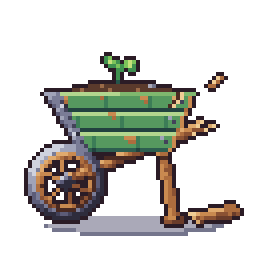
#> input picture aseprite-source/v3/items/batch1/broken-wheelbarrow.png, 64 x 64 px, found by its file name (shown 4 times larger); its folder holds only this picture in this run
$ python sheet.py out.png
#> lines starting #> are read from the running program, lines starting #| are printed output that depends on the picture
import sys,glob,os
from PIL import Image
d='/home/user/gnome-venture/aseprite-source/v3/items/batch1/'
names=sys.argv[2:] or sorted(os.path.basename(f)[:-4] for f in glob.glob(d+'*.png') if '_x' not in f)
cols=6; S=4; cw=64*S//2*2
rows=(len(names)+cols-1)//cols
W=Image.new('RGB',(cols*64*S//1,rows*64*S),(150,160,150))
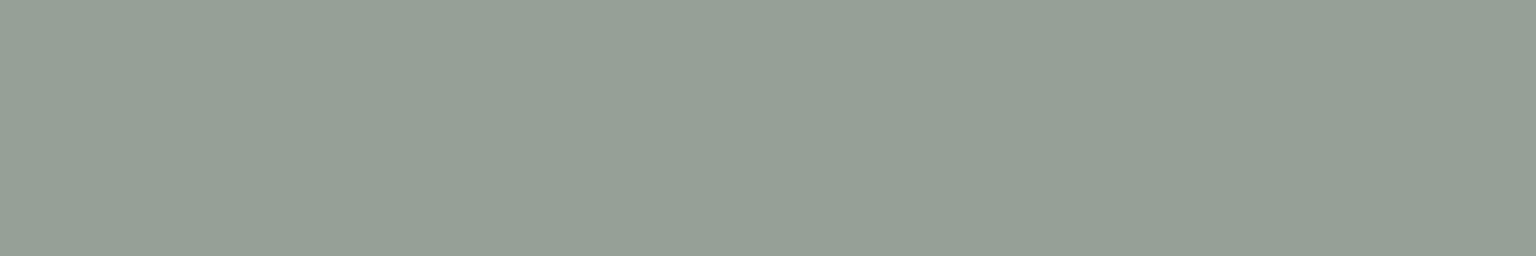
#> W: PIL image 1536x256 RGB; mean R, G, B 150, 160, 150
# 4x at 256px cells -> too big; use x3
S=4
W=Image.new('RGB',(cols*64*S,rows*64*S),(140,150,140))
for i,n in enumerate(names):
    im=Image.open(d+n+'.png').convert('RGBA').resize((64*S,64*S),Image.NEAREST)
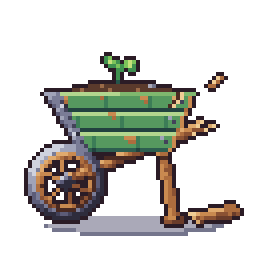
#> im: PIL image 256x256 RGBA; mean R, G, B, A 34.4, 34.7, 29.1, 83.2; transparent parts drawn white
    W.paste(im,((i%cols)*64*S,(i//cols)*64*S),im)
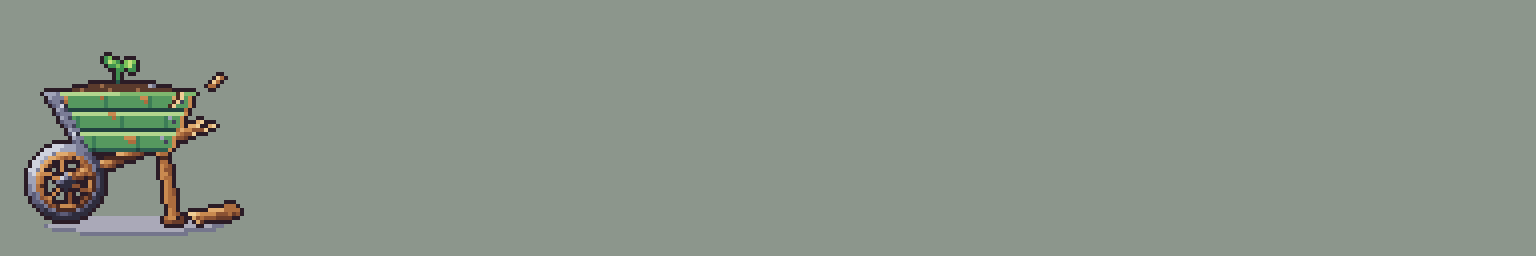
#> W: PIL image 1536x256 RGB; mean R, G, B 138.1, 147.6, 137.2
W.save(sys.argv[1])

$ run again, on aseprite-source/v3/items/batch1/tide-pail-and-scoop.png
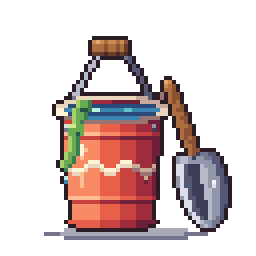
#> input picture aseprite-source/v3/items/batch1/tide-pail-and-scoop.png, 64 x 64 px, found by its file name (shown 4 times larger)
#> `im=Image.open(d+n+'.png').convert('RGBA').resize((64*S,64*S),Image.NEA..`:
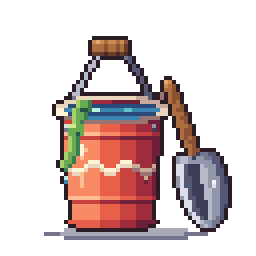
#> im: PIL image 256x256 RGBA; mean R, G, B, A 49.9, 34.5, 33.6, 87.8; transparent parts drawn white
#> `W.paste(im,((i%cols)*64*S,(i//cols)*64*S),im)`:
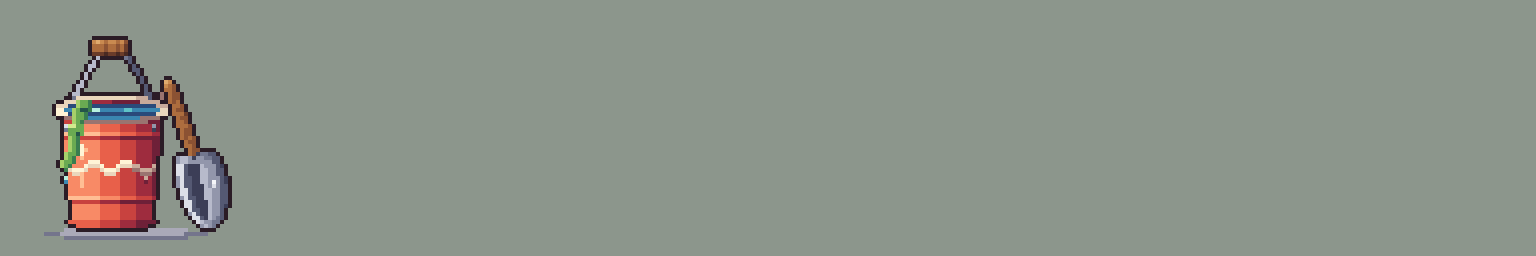
#> W: PIL image 1536x256 RGB; mean R, G, B 140.3, 147.1, 137.6
